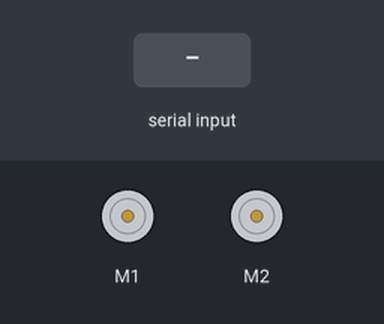
Bench run of a sketch on a simulated Arduino Leonardo, built with avr-gcc and run on an emulated ATmega32U4. On the bench: 2 × DC motor (green arrow = forward, orange = backward, longer = faster). Inputs (shaded band) come from the test bench.

Above: at 1.2 s.
1.3 s: "S" received over the second serial link
At 2.5 s:
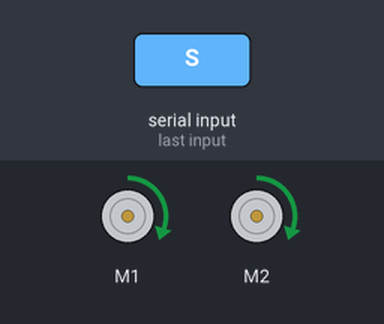
2.8 s: "P" received over the second serial link
At 3.8 s:
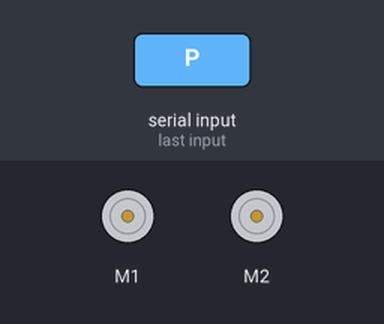
Timing chart, 0 to 5.8 s (numbered marks = the images above; inputs shaded):
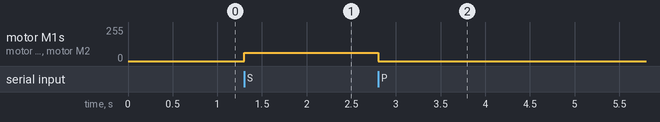

The sketch:

Test_interruptions.ino
```cpp
#include <Wire.h>
#include <Zumo32U4.h>

Zumo32U4Motors motors;
bool running = false;

void setup() {
    Serial1.begin(9600);
}

void loop() {
    if (running) {
        motors.setSpeeds(100, 100);
    } else {
        motors.setSpeeds(0, 0);
    }
}

// Esta función se ejecuta automáticamente cuando hay datos en Serial1
void serialEvent1() {
    while (Serial1.available()) {
        char receivedChar = Serial1.read();
        if (receivedChar == 'S') running = true;
        if (receivedChar == 'P') running = false;
    }
}
```

Measured:
- after the input at 1.3 s, motor M1, motor M2: stopped → forward 63/255 at once
- after the input at 2.8 s, motor M1, motor M2: forward 63/255 → stopped at once
